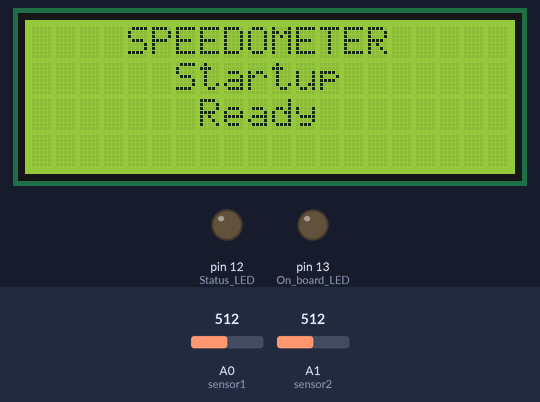
The sketch below on a simulated Arduino Uno, built with avr-gcc and run on an emulated ATmega328P. Parts: 20×4 character LCD, output pins drawn as LEDs (lit = HIGH). The test bench sets the inputs (shaded band); at power-on: A0 (sensor1) = 512, A1 (sensor2) = 512.

Above: at 2.2 s.
2.3 s: A0 (sensor1) set to 482
At 3.5 s:
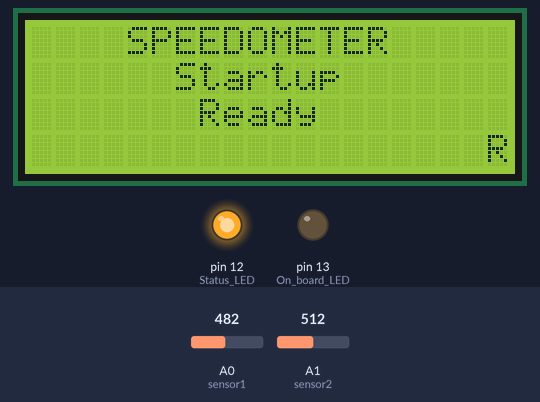
3.8 s: A1 (sensor2) set to 482
At 5.2 s:
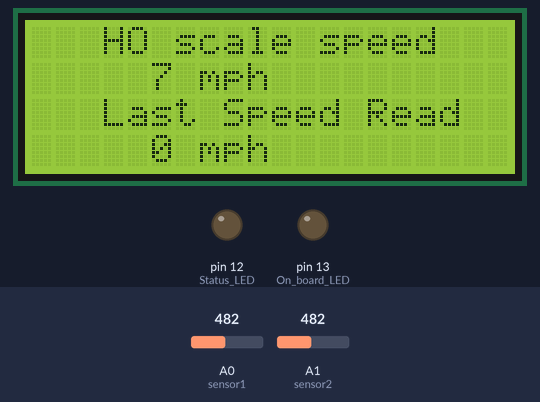
At 9.4 s:
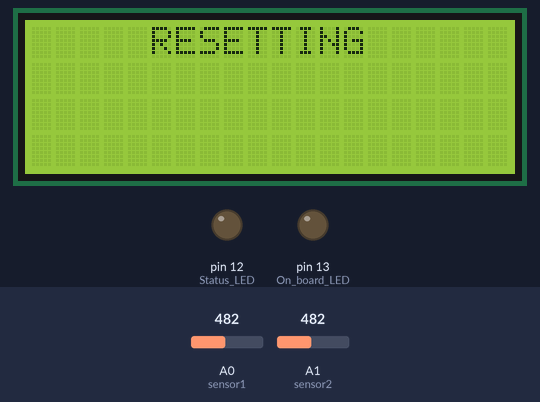
Timing chart, 0 to 11.2 s (numbered marks = the images above; inputs shaded):
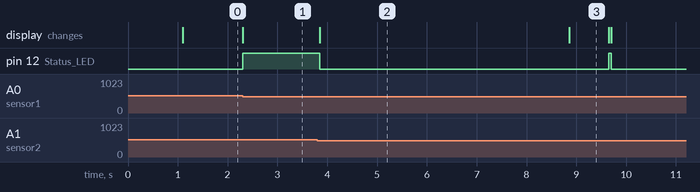

Measured:
- the behaviour switches between 500 and 499 on A0 (sensor1) (found by bisection; images 0 and 1)
- the behaviour switches between 500 and 499 on A1 (sensor2) (found by bisection; images 1 and 2)
- after the input at 2.3 s, pin 12 (Status_LED): LOW → HIGH at once; the display: changes at once (image 1)
- after the input at 3.8 s, pin 12 (Status_LED): HIGH → LOW after 0.05 s, → HIGH 5.8 s later, → LOW 0.05 s later; the display: changes after 0.05 s (image 2)
- what the display in image 2 shows lasts 5.1 s, from 3.8 s to 8.9 s
- what the display in image 3 shows lasts 0.8 s, from 8.9 s to 9.7 s

The sketch:

Speedometer_Tool_Crellin_4x20_Display.ino
```cpp
//  Speedometer program adapted by John Crellin May 2025
//  This version was modified for a 4 line display
//  original program written by DIY and Digital Railroad
//  https://youtu.be/Z_OI1jTq_2A?si=aiDp-qr3_nx_WhXf
//  This version allows for the loco to start either left or right side
//  It also converts to scale MPH for HO
//  Can be adapted for other scales or to KPH by changing the scale rate
//
//  Once you have installed the sensors variable dist1 must be changed to the decimal distance in inches
//  between the installed sensors
//  example 2.25 is 2 and 1/4 inches distance between sensors
//
//  Make sure the LCD_I2C library has been downloaded to your arduino IDE
//
//  You can choose to attach an LED with resistor to pin 12
//  this LED will go HIGH when the first sensor is triggered
//  then it will go back LOW when the speedometer resets
//
//  The display is a standard 4x20 LCD display with I2C board attached
//  On the display connect SCL to A5 and SDA to A4
//
//  If you wish to use Photocells.  I have found the best version(s) to use without changing the code
//  are the 5528 and 5537 photocells
//
//  code added to add the last reading to the display - May 2025
//  code added to turn off the backlight if idle for 3 minutes. Any trigger turns it back on. - June 2025
//
//
#include <LCD_I2C.h>

LCD_I2C lcd(0x27,20,4);

unsigned long time1 = 0;
float dist1 = 2.25;  // <--change this to reflect the correct distance between sensors
float rate1;
float sec1;
float feet1;
float scale1;
int scale2 = 0;
int scale3 = 0;
int sensor1 = A0;
int sensor2 = A1;
unsigned long startmillis=0;
unsigned long endmillis=0;
unsigned long idlemillis1=0;
unsigned long idlemillis2=0;
unsigned long time2=0;

void setup(){
  pinMode(13,OUTPUT);      //On board LED
  digitalWrite(13,LOW);    //Make sure on board LED is off
  pinMode(12,OUTPUT);      //Status LED
  digitalWrite(12, LOW);  //turn off status LED so you know nothing has been triggered
  lcd.begin();
  lcd.clear();
  lcd.backlight();
  lcd.setCursor(4,0);
  lcd.print("SPEEDOMETER");
  lcd.setCursor(6,1);
  lcd.print("Startup");
  delay(1000);
  lcd.setCursor(6,2);
  lcd.print(" Ready   ");
  idlemillis1=millis();
}
enum COUNTSTATES
{
  ST_OFF,
  ST_LEFT,
  ST_RIGHT,
  ST_DONE,
  ST_RESET,
};

COUNTSTATES countState=ST_OFF;

void loop (){
  int value1=analogRead(sensor1);
  int value2=analogRead(sensor2);
  idlemillis2=millis();
  time2=idlemillis2-idlemillis1;
  if (time2 > 180000){
    lcd.noBacklight();
  }
  switch(countState)
 {
  case ST_OFF:
  countoff(value1,value2);
  break;
  case ST_LEFT:
  countleft(value1,value2);
  break;
  case ST_RIGHT:
  countright(value1,value2);
  break;
  case ST_DONE:
  countdone(value1,value2);
  break;
  case ST_RESET:
  countreset(value1,value2);
  break;
 }
}

void countoff(int value1, int value2){
  if (value1<500){
   startmillis=(millis());
   time2=0;
   countState=ST_RIGHT;
  }
  if (value2<500){
   startmillis=(millis());
   time2=0;
   countState=ST_LEFT;
  }
}

void countleft(int value1, int value2){
  lcd.backlight();
  time2=0;
  if (value1<500){
    endmillis=(millis());
    countState=ST_DONE;
  }
  digitalWrite(12, HIGH);  //turn on status LED while waiting for second trigger
  lcd.setCursor(19,3);
  lcd.print("L");
}

void countright(int value1, int value2){
  lcd.backlight();
  time2=0;
  if (value2<500){
    endmillis=(millis());
    countState=ST_DONE;
  }
  digitalWrite(12, HIGH);  //turn on status LED while waiting for second trigger
  lcd.setCursor(19,3);
  lcd.print("R");
  }

void countdone(int value1, int value2){
  time1=(endmillis-startmillis);
  sec1 = time1/1000.0;
  feet1 = dist1/12.0;
  rate1 = feet1/sec1;
  scale1 = rate1*59.31;  //change the 59.31 to change scales or units
  scale1 = scale1 + 0.5;
  scale1 = int(scale1);
  scale3 = scale1;
  lcd.backlight();
  lcd.clear();
  lcd.setCursor(3,0);
  lcd.print("HO scale speed");
  lcd.setCursor(5,1);
  lcd.print(scale3);
  lcd.print(" mph");
  lcd.setCursor(3,2);
  lcd.print("Last Speed Read");
  lcd.setCursor(5,3);
  lcd.print(scale2);
  lcd.print(" mph");
  digitalWrite(12, LOW);  //turn status LED back off
  time2=0;
  delay(5000);
  countState=ST_RESET;
}

void countreset(int value1, int value2){
  lcd.backlight();
  scale2 = scale1;
  lcd.clear();
  lcd.setCursor(5,0);
  lcd.print("RESETTING");
  delay(750);
  lcd.clear();
  lcd.setCursor(4,0);
  lcd.print("SPEEDOMETER");
  lcd.setCursor(7,1);
  lcd.print("Ready");
  lcd.setCursor(3,2);
  lcd.print("Last Speed Read");
  lcd.setCursor(7,3);
  lcd.print(scale2);
  lcd.print(" mph");
  countState=ST_OFF;
  time2=0;
  idlemillis1=millis();
}
```
